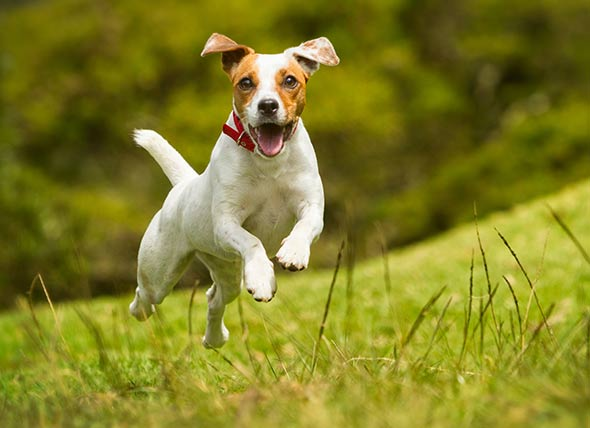
#> input picture Input/Image/dog.jpg, 590 x 428 px
$ jupyter execute 'Image Manipulations - 1.ipynb'
#> lines starting #> are read from the running program, lines starting #| are printed output that depends on the picture
## Translations

[cell 1]
import cv2
import numpy as np
import matplotlib.pyplot as plt

[cell 2]
def BGR2RGB(x):
    x = cv2.cvtColor(x, cv2.COLOR_BGR2RGB)
    return x

[cell 3]
def pltimage(x):
    plt.imshow(BGR2RGB(x))
#     plt.imshow(x)
    plt.axis('off')
    plt.show()
#     print(n)

### Affine Vs Non Affine

- **Affine transformation** is a linear mapping method that preserves points, straight lines, and planes. Sets of parallel lines remain parallel after an affine transformation. Translation, **scaling, rotation, and skewing** are all classified as affine transforms. Affine transforms preserve parallel lines. If two lines are parallel prior to the transform, they **remain parallel after the transform**. Rectangles are always transformed to parallelograms.

- **Non Affine** : The non-affine or projective transformation **does not preserve parallelism**, length, and angle. It does however preserve collinearity and incidence.

[cell 4]
# We use cv2.warpAffine to implement these transformations.
image = cv2.imread('Input/Image/dog.jpg')
#> image is the input picture: shape (428, 590, 3); mean B, G, R 37.4, 126.6, 129.7
# image = cv2.cvtColor(image,cv2.COLOR_BGR2RGB)
# Store height and width of the image
height, width = image.shape[:2]
#> height = 428; width = 590

quarter_height, quarter_width = height/4, width/4
#> quarter_height = 107; quarter_width = 147.5

#       | 1 0 Tx |
#  T  = | 0 1 Ty |

# T is our translation matrix
T = np.float32([[1, 0, quarter_width], [0, 1,quarter_height]])
#> T = [[1, 0, 147.5], [0, 1, 107]]

# We use warpAffine to transform the image using the matrix, T
img_translation = cv2.warpAffine(image, T, (width, height))
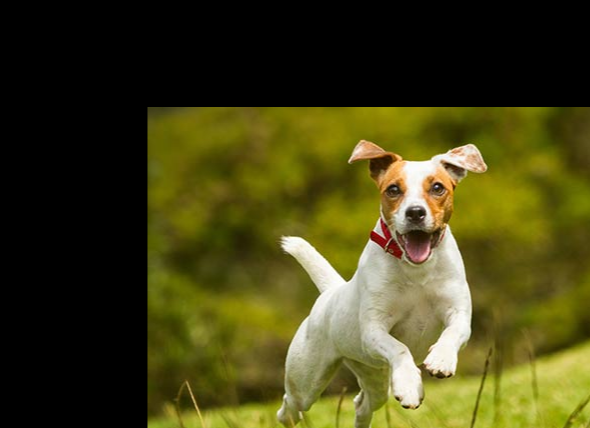
#> img_translation: shape (428, 590, 3); mean B, G, R 23.3, 66, 69.1
# plt.imshow(cv2.cvtColor(img_translation,cv2.COLOR_BGR2RGB))
plt.imshow(BGR2RGB(img_translation))
plt.axis('off')
plt.show()

[cell 5]
print(T)
#| [[  1.    0.  147.5]
#|  [  0.    1.  107. ]]

## Rotations
cv2.getRotationMatrix2D(rotation_center_x, rotation_center_y, angle of rotation, scale)

[cell 6]
import cv2
import numpy as np

image = cv2.imread('Input/Image/dog.jpg')
height, width = image.shape[:2]

# Divide by two to rototate the image around its centre
rotation_matrix = cv2.getRotationMatrix2D((width/2, height/2), 45, .5)

rotated_image = cv2.warpAffine(image, rotation_matrix, (width, height))
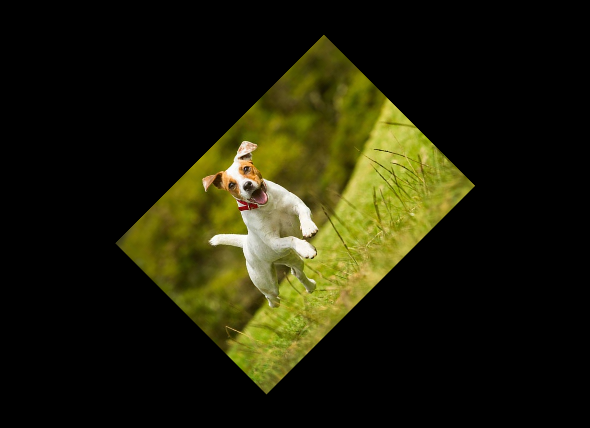
#> rotated_image: shape (428, 590, 3); mean B, G, R 9.3, 31.6, 32.4

plt.imshow(BGR2RGB(rotated_image))
# plt.imshow(rotated_image)
plt.axis('off')
plt.show()

[cell 7]
#Second method to rotate
img = cv2.imread('Input/Image/dog.jpg')
img = BGR2RGB(img)
rotated_image = cv2.transpose(img)
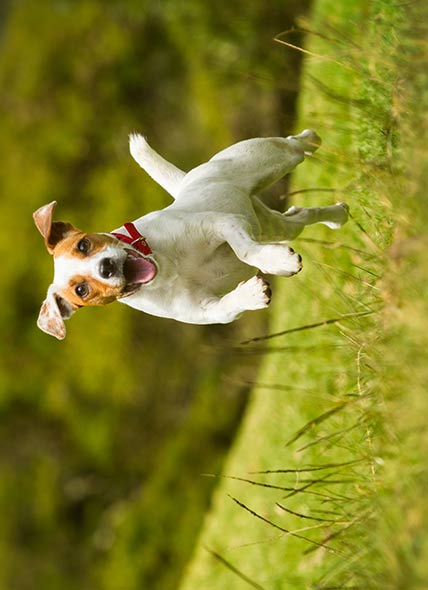
#> rotated_image: shape (590, 428, 3); mean R, G, B 129.7, 126.6, 37.4
flipped = cv2.flip(img,1)
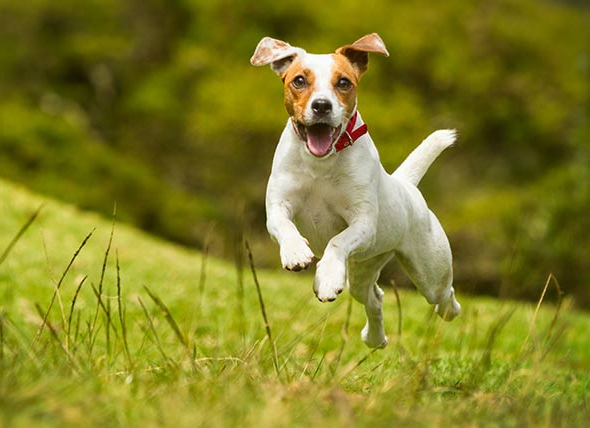
#> flipped: shape (428, 590, 3); mean R, G, B 129.7, 126.6, 37.4
# rotateimg=pltimage(rotated_image)
# flipimg=pltimage(flipped)
imgs = [rotated_image,flipped]
titles=['rotated','flipped']

for i in range(2):
    plt.subplot(1,2,i+1),plt.imshow(imgs[i])
#     plt.subplot(1,2,i+1),pltimage(imgs[i])
    plt.title(titles[i])
    plt.xticks([]),plt.yticks([])
plt.show()

#### Scaling, re-sizing and interpolations

cv2.resize(image, dsize(output image size), x scale, y scale, interpolation)

[cell 8]
image1 = cv2.imread('Input/Image/rot.jpg')
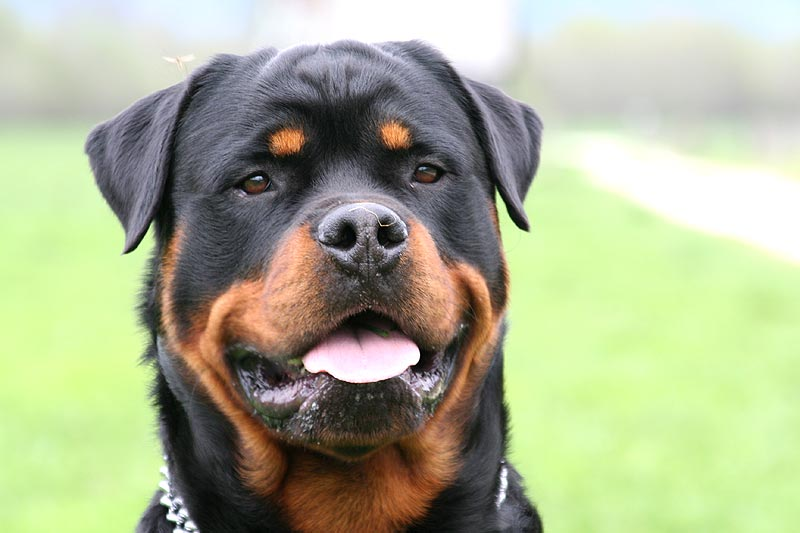
#> input picture Input/Image/rot.jpg, 800 x 533 px
#> image1 is the input picture: shape (533, 800, 3); mean B, G, R 147, 178.9, 171.6
# image1 = BGR2RGB(image1)
# Let's make our image 3/4 of it's original size
Scaling_Linear_Interpolation = cv2.resize(image1, None, fx=0.75, fy=0.75)
# # Let's double the size of our image
Scaling_Cubic_Interpolation = cv2.resize(image1, None, fx=2, fy=2, interpolation = cv2.INTER_CUBIC)
# # Let's skew the re-sizing by setting exact dimensions
Scaling_Skewed_Size = cv2.resize(image1, (900, 400), interpolation = cv2.INTER_AREA)
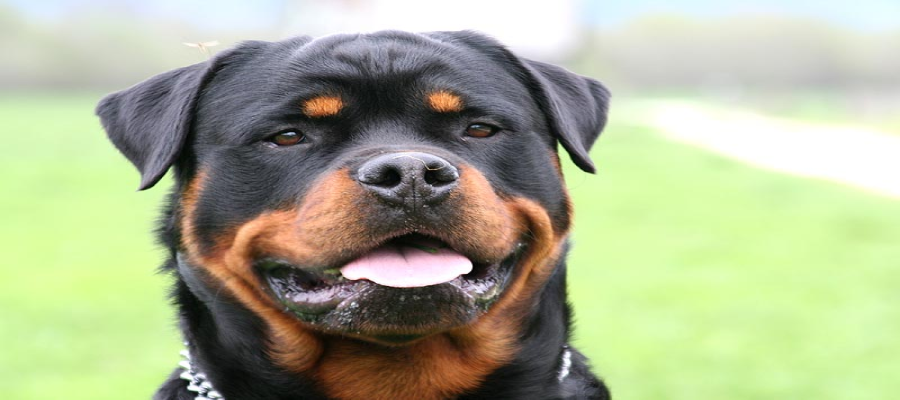
#> Scaling_Skewed_Size: shape (400, 900, 3); mean B, G, R 146.9, 178.8, 171.5

cv2.imshow('Scaling_Linear_Interpolation',Scaling_Linear_Interpolation)
cv2.waitKey()

cv2.imshow('Scaling_Cubic_Interpolation',Scaling_Cubic_Interpolation)
cv2.waitKey()

cv2.imshow('Scaling_Skewed_Size',Scaling_Skewed_Size)
cv2.waitKey()
# [8 lines of commented-out code are left out]
cv2.destroyAllWindows()

## Cropping

[cell 9]
import cv2
import numpy as np

image = cv2.imread('Input/Image/rot.jpg')
height, width = image.shape[:2]
#> height = 533; width = 800

# Let's get the starting pixel coordiantes (top  left of cropping rectangle)
start_row, start_col = int(height * .25), int(width * .25)
#> start_row = 133; start_col = 200

# Let's get the ending pixel coordinates (bottom right)
end_row, end_col = int(height * .75), int(width * .75)
#> end_row = 399

# Simply use indexing to crop out the rectangle we desire
cropped = image[start_row:end_row , start_col:end_col]
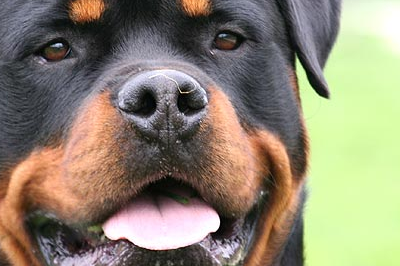
#> cropped: shape (266, 400, 3); mean B, G, R 113.6, 133.4, 140.9

cv2.imshow("Original Image", image)
cv2.waitKey(0)
cv2.imshow("Cropped Image", cropped)
cv2.waitKey(0)
cv2.destroyAllWindows()
